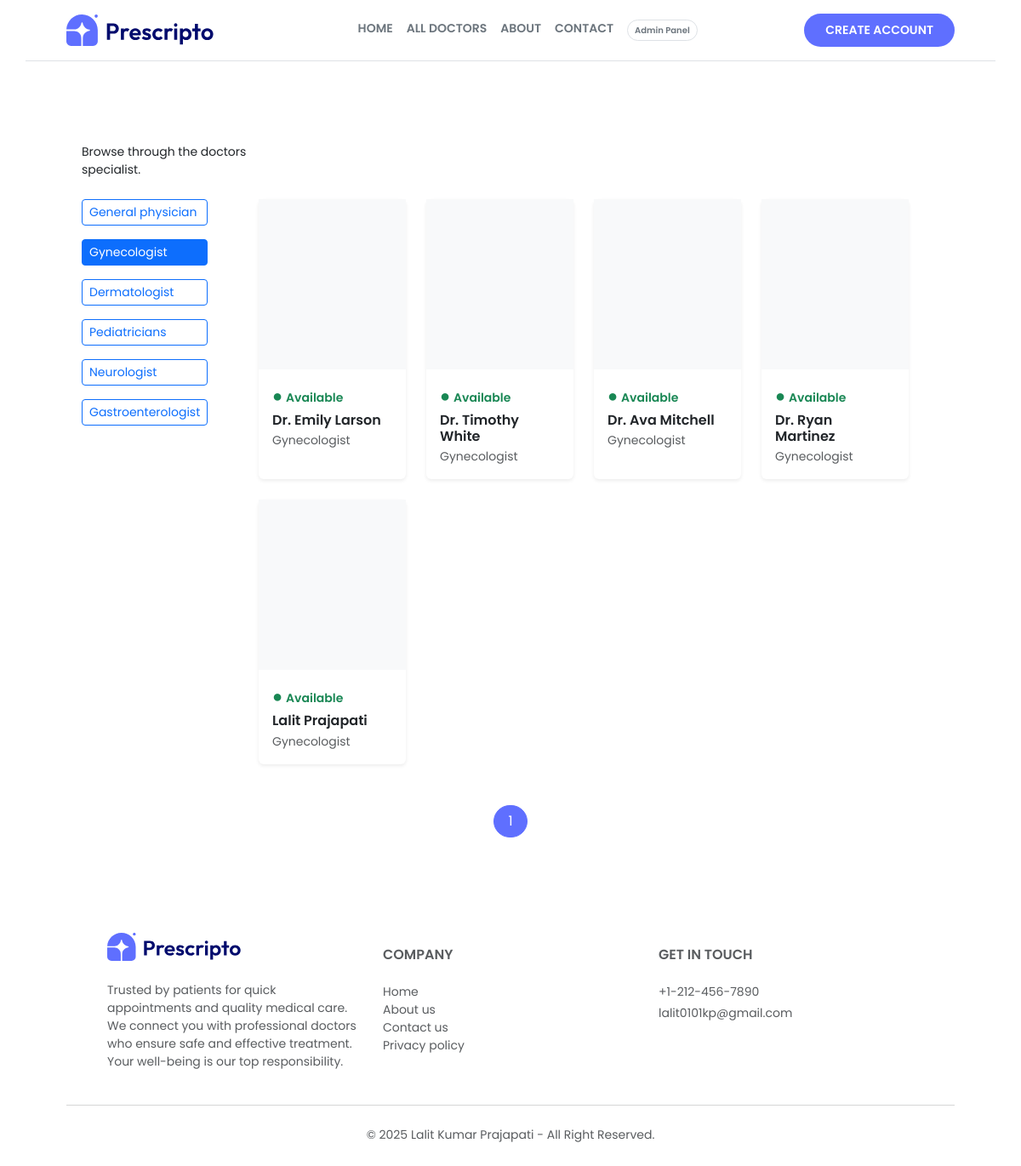
The app's page /doctor/Gynecologist/, older data.
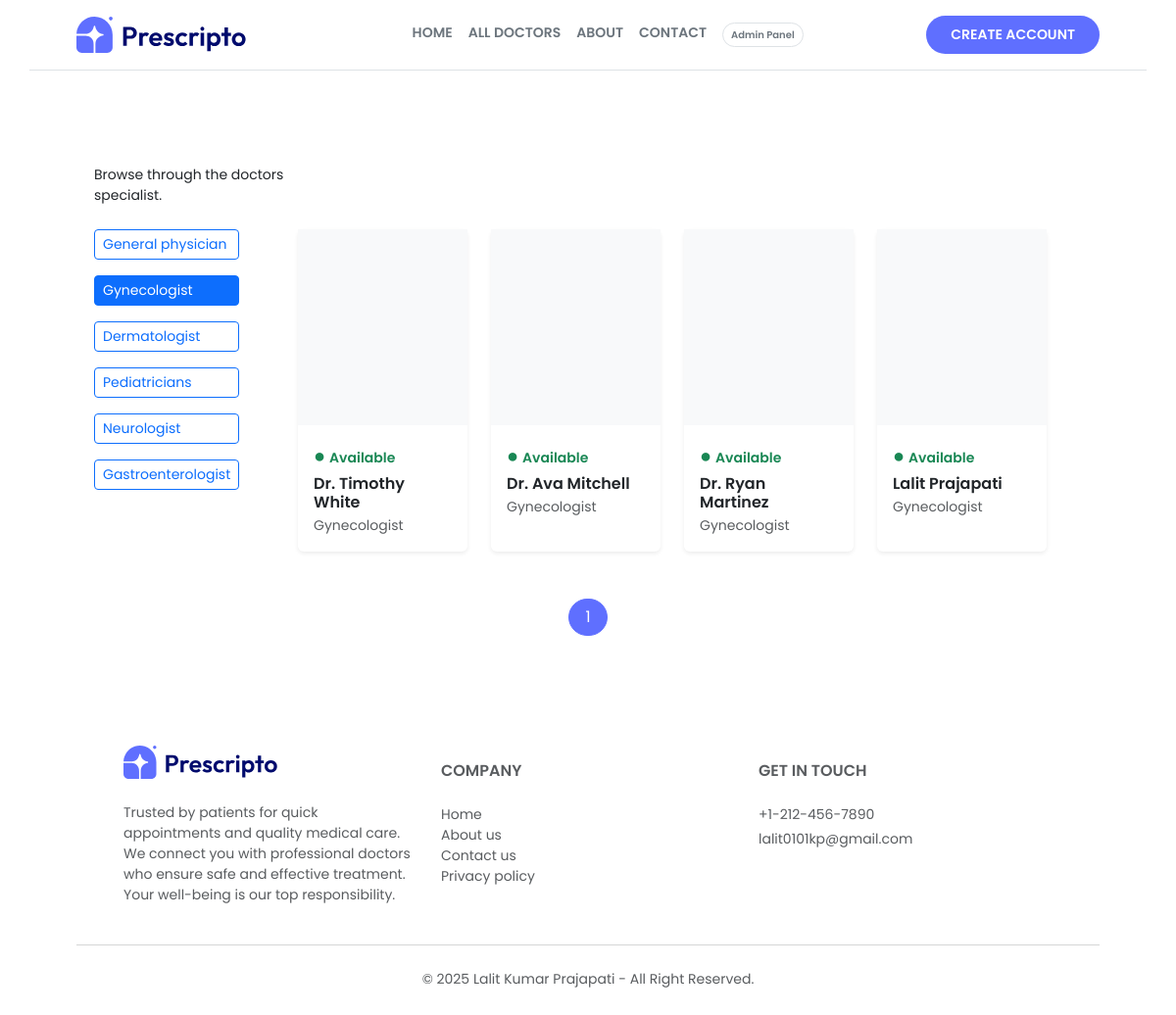
The same page, newer data.
### appointment/models.py (models this page shows, shortened)
class Doctor(models.Model):
    image = CloudinaryField('image', folder='doctor_image')
    name = models.CharField(max_length=100)
    email = models.EmailField()
    username = models.CharField(max_length=255, unique=True)
    password = models.CharField(max_length=100)
    experience = models.IntegerField()
    fees = models.FloatField()
    category = models.ForeignKey(Category, on_delete=models.CASCADE)
    degree = models.CharField(max_length=50)
    about = models.TextField()
    address = models.TextField()
    available = models.BooleanField(default=True)

class Category(models.Model):
    name = models.CharField(max_length=100)
    def __str__(self):
        return self.name

### appointment/views.py (the view)
# urls.py: path('doctor/<str:category_name>/', views.doctor, name='doctor'),
def doctor(request, category_name):
    if category_name == 'all doctor':
        doctor_list = Doctor.objects.filter(available=True)
    else:
        doctor_list = Doctor.objects.filter(category__name=category_name, available=True)
    paginator = Paginator(doctor_list, 16)  # 👉 8 doctors per page
    page_number = request.GET.get('page')
    doctors = paginator.get_page(page_number)
    return render(request, 'doctor.html', {
        'doctors': doctors,
        'category_name': category_name
    })

### templates/doctor.html (shortened to what this page needs)
{% extends "layout.html" %}
{% load static %}
{% block contant %}
    <section class="mt-5 px-5">
        <div class="container px-5 py-5">
            <p class="mb-4 small" data-aos="fade-up">
                Browse through the doctors <br> specialist.
            </p>
            <div class="row">
                <div class="col-md-2 mb-4" data-aos="fade-right">
                    <div class="d-flex flex-column gap-3">
                        <a href="{% url "doctor" 'General physician' %}"
                        class="btn {% if category_name == 'General physician' %}btn-primary {% else %}btn-outline-primary{% endif %} btn-sm text-start"
                        style="transition: all 0.3s ease;"
                        onmouseover="this.style.transform='scale(1.05)'"
                        onmouseout="this.style.transform='scale(1)'">
                        General physician
                        </a>
                        <a href="{% url "doctor" 'Gynecologist' %}"
                        class="btn {% if category_name == 'Gynecologist' %}btn-primary {% else %}btn-outline-primary{% endif %} btn-sm text-start"
                        style="transition: all 0.3s ease;"
                        onmouseover="this.style.transform='scale(1.05)'"
                        onmouseout="this.style.transform='scale(1)'">
                        Gynecologist
                        </a>
                        <a href="{% url "doctor" 'Dermatologist' %}"
                        class="btn {% if category_name == 'Dermatologist' %}btn-primary {% else %}btn-outline-primary{% endif %} btn-sm text-start"
                        style="transition: all 0.3s ease;"
                        onmouseover="this.style.transform='scale(1.05)'"
                        onmouseout="this.style.transform='scale(1)'">
                        Dermatologist
                        </a>
                        <a href="{% url "doctor" 'Pediatricians' %}"
                        class="btn {% if category_name == 'Pediatricians' %}btn-primary {% else %}btn-outline-primary{% endif %} btn-sm text-start"
                        style="transition: all 0.3s ease;"
                        onmouseover="this.style.transform='scale(1.05)'"
                        onmouseout="this.style.transform='scale(1)'">
                        Pediatricians
                        </a>
                        <a href="{% url "doctor" 'Neurologist' %}"
                        class="btn {% if category_name == 'Neurologist' %}btn-primary {% else %}btn-outline-primary{% endif %} btn-sm text-start"
                        style="transition: all 0.3s ease;"
                        onmouseover="this.style.transform='scale(1.05)'"
                        onmouseout="this.style.transform='scale(1)'">
                        Neurologist
                        </a>
                        <a href="{% url "doctor" 'Gastroenterologist' %}"
                        class="btn {% if category_name == 'Gastroenterologist' %}btn-primary {% else %}btn-outline-primary{% endif %} btn-sm text-start"
                        style="transition: all 0.3s ease;"
                        onmouseover="this.style.transform='scale(1.05)'"
                        onmouseout="this.style.transform='scale(1)'">
                        Gastroenterologist
                        </a>
                    </div>
                </div>
                <div class="col-md-10 px-5" data-aos="fade-left">
                    <div class="row row-cols-1 row-cols-sm-2 row-cols-md-4 g-4">
                        {% for doctor in doctors %}
                        <div class="col" data-aos="fade-up" data-aos-delay="{{ forloop.counter0|add:1 }}00">
                            <div class="card border-0 rounded shadow-sm h-100"
                                style="transition: all 0.3s ease;"
                                onmouseover="this.style.transform='translateY(-10px)'; this.style.boxShadow='0 15px 30px rgba(0,0,0,0.15)'"
                                onmouseout="this.style.transform='translateY(0px)'; this.style.boxShadow=''">
                                <div class="bg-light d-flex justify-content-center align-items-center overflow-hidden"
                                    style="height: 200px;">
                                </div>
                                <div class="card-body pb-3 d-flex flex-column">
                                    <p class="text-success small fw-semibold mb-1">
                                        <span class="text-success me-1 fs-5">●</span>Available
                                    </p>
                                    <h6 class="card-title fw-semibold mb-1">
                                        {{ doctor.name }}
                                    </h6>
                                    <p class="text-muted small mb-0">
                                        {{ doctor.category }}
                                    </p>
                                </div>
                            </div>
                        </div>
                        {% endfor %}
                    </div>
                </div>
                <div class="d-flex justify-content-center mt-5" data-aos="fade-up">
                    <nav>
                        <ul class="pagination align-items-center gap-2">
                            {% for num in doctors.paginator.page_range %}
                            <li class="page-item">
                                <a href="?page={{ num }}"
                                class="page-link rounded-pill px-3 {% if doctors.number == num %}text-white{% endif %}"
                                style="
                                        background: {% if doctors.number == num %}rgb(95,111,255){% else %}transparent{% endif %};
                                        border: 1px solid rgb(95,111,255);
                                        transition: all 0.3s ease;
                                "
                                onmouseover="this.style.transform='scale(1.15)'"
                                onmouseout="this.style.transform='scale(1)'">
                                {{ num }}
                                </a>
                            </li>
                            {% endfor %}
                        </ul>
                    </nav>
                </div>
            </div>
        </div>
    </section>
{% endblock %}

### templates/layout.html (shortened to what this page needs)
<html lang="en">
{% load static %}
<head>
  <link href="https://cdn.jsdelivr.net/npm/bootstrap@5.3.3/dist/css/bootstrap.min.css" rel="stylesheet" />
  <link href="https://cdnjs.cloudflare.com/ajax/libs/font-awesome/5.15.3/css/all.min.css" rel="stylesheet" />
  <link href="https://unpkg.com/aos@2.3.4/dist/aos.css" rel="stylesheet">
</head>
<body class="bg-white text-gray-900">
  <header class="container py-3 d-flex flex-wrap align-items-center border-bottom justify-content-between px-5">
    <div class="d-flex align-items-center gap-2">
      <a href="{% url "home" %}">
        <img src="{% static "assets/assets_frontend/logo.svg" %}" alt="Prescripto logo icon of a house with a medical cross inside"
          width="80%" height="80%">
      </a>
    </div>
    <nav class="d-flex gap-3 fw-semibold text-secondary small">
      <a class="text-decoration-none text-secondary hover-effect" href="{% url "home" %}">HOME</a>
      <a class="text-decoration-none text-secondary hover-effect" href="{% url "doctor" 'all doctor' %}">ALL DOCTORS</a>
      <a class="text-decoration-none text-secondary hover-effect" href="{% url "about" %}">ABOUT</a>
      <a class="text-decoration-none text-secondary hover-effect" href="{% url "contact" %}">CONTACT</a>
      <a target="_blank" href="{% url "dash_admin" %}" class="border px-2 py-1 rounded-pill text-decoration-none text-secondary hover-effect" style='font-size:10px;'>Admin Panel</a>
    </nav>
    {% if request.session.login %}
      <div class="position-relative dropdown">
        <a href="#" class="d-inline-block" id="profileDropdown" data-bs-toggle="dropdown" aria-expanded="false">
          <img src="{% static "assets/assets_frontend/upload_area.png" %}" alt="Profile" height="36">
        </a>
        <ul class="dropdown-menu dropdown-menu-end shadow" aria-labelledby="profileDropdown">
          <li><a class="dropdown-item" href="">My Profile</a></li>
          <li><a class="dropdown-item" href="{% url "user_appointment" %}">My Appointments</a></li>
          <li><a class="dropdown-item" href="{% url "logout_user" %}">Logout</a></li>
        </ul>
      </div>
    {% else %}
      <a href="{% url "register" %}" type="button" class="btn btn-sm text-sm rounded-pill px-4 py-2 text-white text-uppercase fw-semibold"
        style="background-color: rgb(95 111 255);">
        Create account
      </a>
    {% endif %}
  </header>
  {% block contant %}
  {% endblock %}
  <footer class="container p-5 text-muted small">
      <div class="row px-5">
      <div class="col-sm-4 mb-4 mb-sm-0">
          <div class="d-flex align-items-center mb-4">
            <a href="{% url "home" %}">
              <img src="{% static "assets/assets_frontend/logo.svg" %}" alt="Prescripto logo icon of a house with a medical cross inside"
                class="me-2" width="70%" />
            </a>
          </div>
          <p class="text-muted" style="max-width: 300px; line-height: 1.5;">
            Trusted by patients for quick appointments and quality medical care.
            We connect you with professional doctors who ensure safe and effective treatment.
            Your well-being is our top responsibility.
          </p>
      </div>
      <div class="col-sm-4 mb-4 mb-sm-0">
          <h6 class="fw-semibold mt-3 mb-4">COMPANY</h6>
          <ul class="list-unstyled ">
          <li><a href="#" class="text-decoration-none text-muted">Home</a></li>
          <li><a href="#" class="text-decoration-none text-muted">About us</a></li>
          <li><a href="#" class="text-decoration-none text-muted">Contact us</a></li>
          <li><a href="#" class="text-decoration-none text-muted">Privacy policy</a></li>
          </ul>
      </div>
      <div class="col-sm-4 mb-4">
          <h6 class="fw-semibold mb-4 mt-3">GET IN TOUCH</h6>
          <address class="text-muted mb-0">
          <p class="mb-1">+1-212-456-7890</p>
          <p class="mb-0">lalit0101kp@gmail.com</p>
          </address>
      </div>
      </div>
      <hr class="my-4" />
      <p class="text-center text-muted mb-0">
      &copy; 2025 Lalit Kumar Prajapati - All Right Reserved.
      </p>
  </footer>
  </body>
</html>

### templates/layout.html (style rules this page uses)
body { font-family: "Poppins", sans-serif; }

Row changes from the older to the newer data that the page shows:
no longer on this page (row edited): Doctor: name "Dr. Emily Larson", category "Gynecologist"
